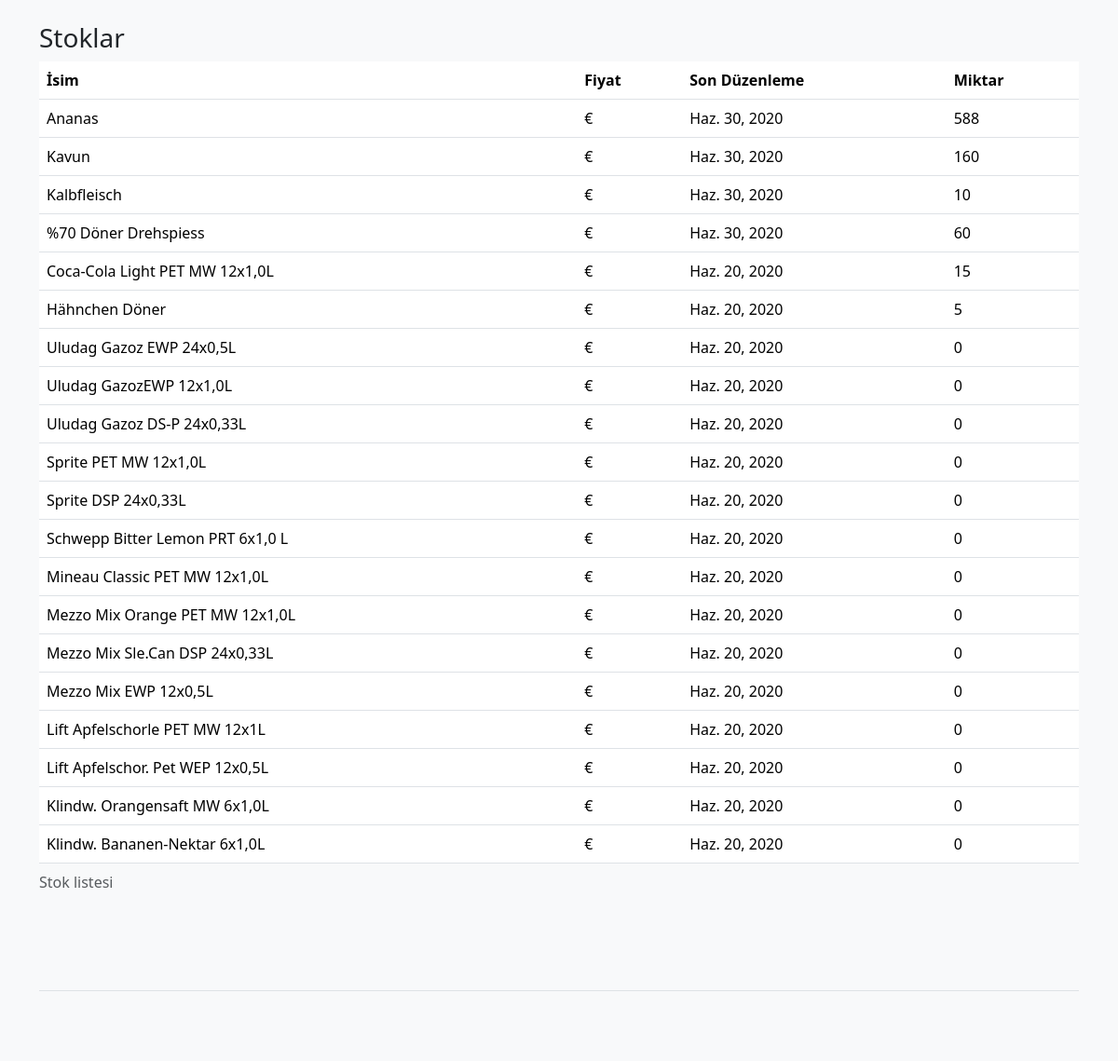
The app's page / (signed in), older data.
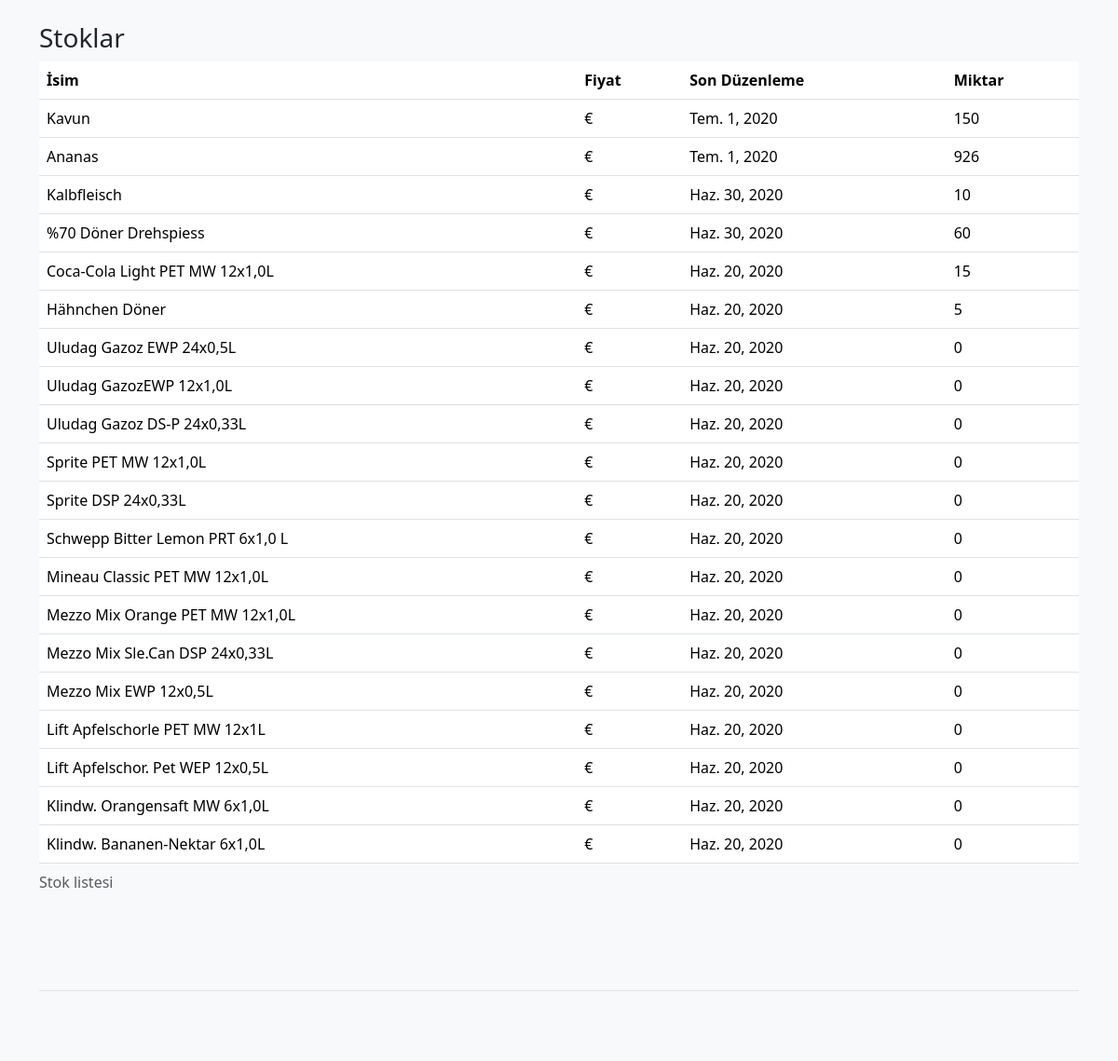
The same page, newer data.
### main/models.py (models this page shows, shortened)
class Stock(models.Model):
    product = models.ForeignKey('Product', on_delete=models.CASCADE)
    quantity = models.PositiveIntegerField(default=0)
    create_date = models.DateTimeField(auto_now_add=True)
    last_mod = models.DateTimeField(auto_now=True)
    class Meta:
        ordering = ['-last_mod']
        verbose_name = _('Stock')
        verbose_name_plural = _('Stocks')

class Product(models.Model):
    name = models.CharField(max_length=200, unique=True)
    category = models.ForeignKey(Category,
                                 on_delete=models.CASCADE,
                                 null=True,
                                 blank=True)
    create_date = models.DateTimeField(auto_now_add=True)
    last_mod = models.DateTimeField(auto_now=True)
    class Meta:
        ordering = ['-create_date']
        verbose_name = _('Product')
        verbose_name_plural = _('Products')

### main/views.py (the view)
# urls.py: path('', views.StockListView.as_view(), name='index'),
class StockListView(StafRequiredMixin, ListView):
    model = Stock
    paginate_by = 20
    template_name = 'main/index.html'

### main/views.py (called while the page is built)
    def test_func(self):
        return self.request.user.is_staff

### templates/main/index.html (shortened to what this page needs)
{% extends 'main/_layout.html' %}
{% load i18n %}
{% load bootstrap_pagination %}
{% block content %}
<div class="container" id="vue">
    <div class="row">
	<div class="col-12">
	    <h1>{% trans "Stocks" %}</h1>
	</div>
	<div class="table-responsive table-hover">
	  <table class="table">
	    <caption>{% trans "List of stocks" %}</caption>
	    <thead>
	      <tr>
		  <th scope="col">{% trans "Name" %}</th>
		  <th scope="col">{% trans "Price" %}</th>
		  <th scope="col">{% trans "Last Modification" %}</th>
		<th scope="col">{% trans "Quantity" %}</th>
	      </tr>
	    </thead>
	    <tbody>
		{% for stock in object_list %}
		<tr>
		    <td>{{ stock.product.name }}</td>
		    <td>{{ stock.product.price }}€</td>
		    <td>{{ stock.last_mod|date }}</td>
		    <td>{{ stock.quantity }}</td>
	      </tr>
	      {% endfor %}
	    </tbody>
	  </table>
	</div>
    </div>
</div>
{% endblock %}

### templates/main/_layout.html (shortened to what this page needs)
{% load static %}
<!DOCTYPE html>
<html lang="en">
    <head>
	<link type="text/css" rel="stylesheet" href="https://unpkg.com/bootstrap/dist/css/bootstrap.min.css"/>
	<link type="text/css" rel="stylesheet" href="https://unpkg.com/bootstrap-vue@latest/dist/bootstrap-vue.css"/>
	<link type="text/css" rel="stylesheet" href="{% static 'main/style.css' %}"/>
	<link rel="stylesheet" href="https://use.fontawesome.com/releases/v5.7.2/css/all.css">
	<link rel="stylesheet" type="text/css" href="https://cdnjs.cloudflare.com/ajax/libs/cookieconsent2/3.1.1/cookieconsent.min.css" />
    </head>
    <body class="bg-light">
	<main class="pt-4" id="main">
	    {% block content %}
	    {% endblock %}
	</main>
        <div class="container pt-4">
	    {% include 'main/_footer.html' %}
        </div>
	<link href="https://unpkg.com/vue-bootstrap-typeahead/dist/VueBootstrapTypeahead.css" rel="stylesheet">
    </body>
</html>

### templates/main/_navbar.html (shortened to what this page needs)
{% load i18n %}

### templates/main/_footer.html (shortened to what this page needs)
<footer class="pt-4 my-md-5 pt-md-5 border-top">
</footer>

### main/static/main/style.css (style rules this page uses)
h1 { font-size: 1.75rem; }

Row changes from the older to the newer data that the page shows:
changed Stock "Kavun": last_mod "Haz. 30, 2020" → "Tem. 1, 2020"; quantity "160" → "150"; moves up the list
changed Stock "Ananas": last_mod "Haz. 30, 2020" → "Tem. 1, 2020"; quantity "588" → "926"
